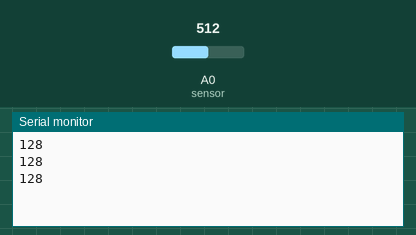
The sketch below on a simulated Arduino Mega 2560, built with avr-gcc and run on an emulated ATmega2560. Parts: the last lines printed to the serial monitor. The test bench sets the inputs (shaded band); at power-on: A0 (sensor) = 512. No radio packets arrive unless stated.

Above: at 1.3 s.
1.4 s: A0 (sensor) set to 716
At 1.9 s:
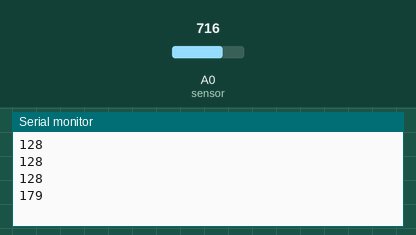
2.9 s: A0 (sensor) set to 900
At 3.4 s:
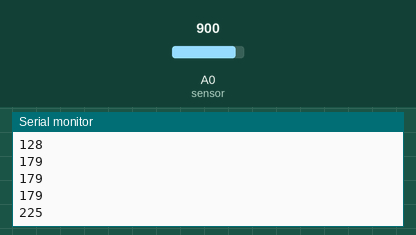
Timing chart, 0 to 5.9 s (numbered marks = the images above; inputs shaded):
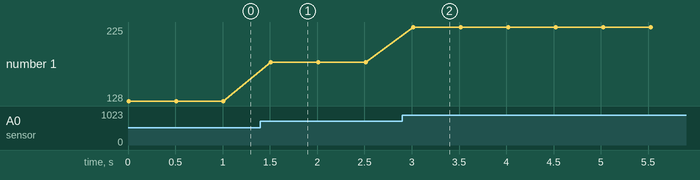

The sketch:

Transi.ino
```cpp
#include <SPI.h>
#include "RF24.h"

const uint64_t pipe = 0xE8E8F0F0E1LL; // địa chỉ để phát
RF24 radio(9,10); //thay 10 thành 53 với mega
byte msg[3];
const int sensor = A0;
int value = 0;

void setup(){
  //============================================================Module NRF24
  radio.begin();
  radio.setAutoAck(1);
  radio.setRetries(1,1);
  radio.setDataRate(RF24_1MBPS);    // Tốc độ truyền
  radio.setPALevel(RF24_PA_MAX);      // Dung lượng tối đa
  radio.setChannel(10);               // Đặt kênh
  radio.openWritingPipe(pipe);        // mở kênh
  pinMode(sensor, INPUT);
  Serial.begin(9600);
}

void loop(){
  value = analogRead(sensor);
  msg[0] = value / 4;
  Serial.println(msg[0]);

  radio.write(&msg, sizeof(msg));
  delay(500);


}
```

Measured:
- after the input at 1.4 s, the serial monitor: prints a new line after 0.11 s (image 1)
- after the input at 2.9 s, the serial monitor: prints a new line after 0.12 s (image 2)
- plotted number 1: 128 → 179 after the input at 1.4 s, 179 → 225 after the input at 2.9 s
